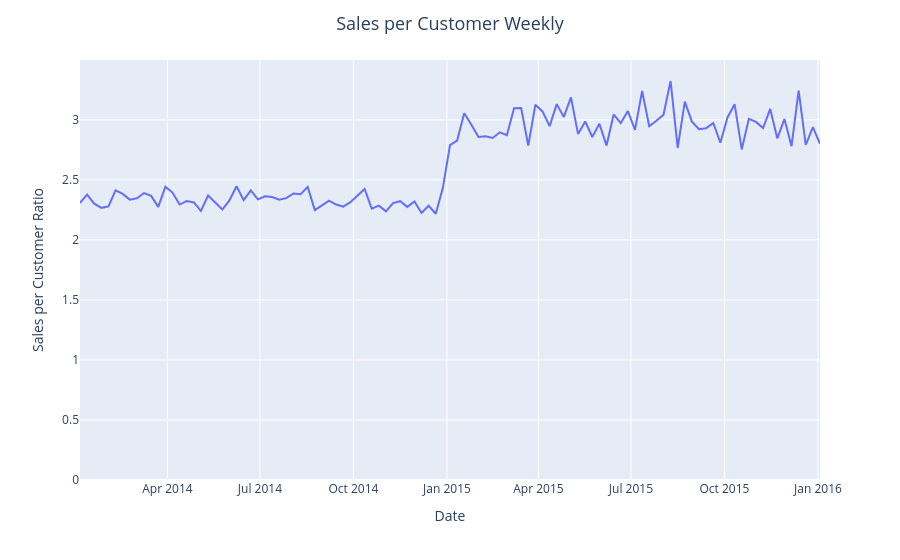

Notebook source saved alongside this figure:
### Markdown cell above
## Sales per Customer Weekly

### Code cell
Sales_per_Customer = Sales_weekly / Unique_customer_weekly
fig = px.line(Sales_per_Customer, x=Sales_per_Customer.index, y=Sales_per_Customer, labels={'y': 'Sales per Customer Ratio'})
fig.update_layout(title_text='Sales per Customer Weekly', title_x=0.5, title_font=dict(size=18))
fig.update_yaxes(rangemode="tozero")
fig.show()
